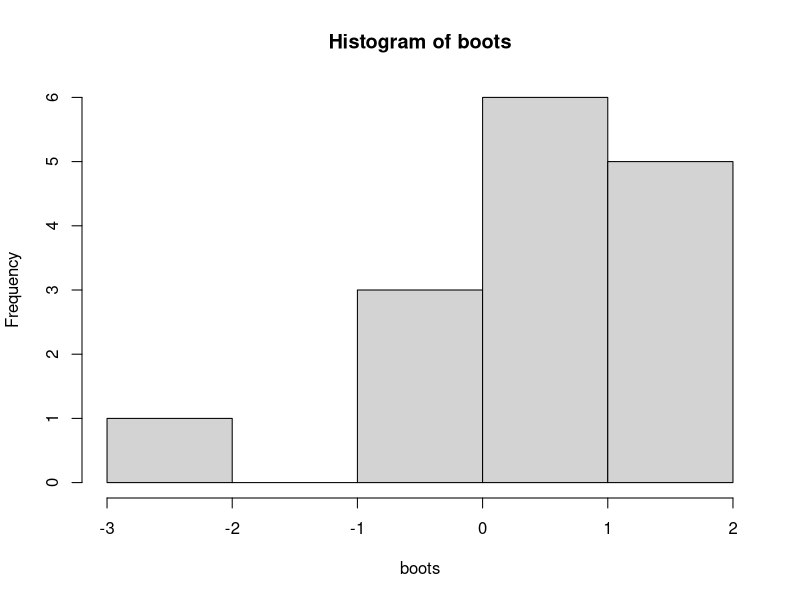

Source code (R):
normal<-rnorm(100)
#Bootstrapping
boots<-sample(normal,15,replace = TRUE)
boots
hist(boots)
bootsDistNormal<- replicate(15, boots)
bootsDistNormal

bootsDistNormal15<-replicate(15,boots)
bootsDistNormal95<-replicate(95,boots)
mean(bootsDistNormal15)
mean(bootsDistNormal95)
mean(normal)
